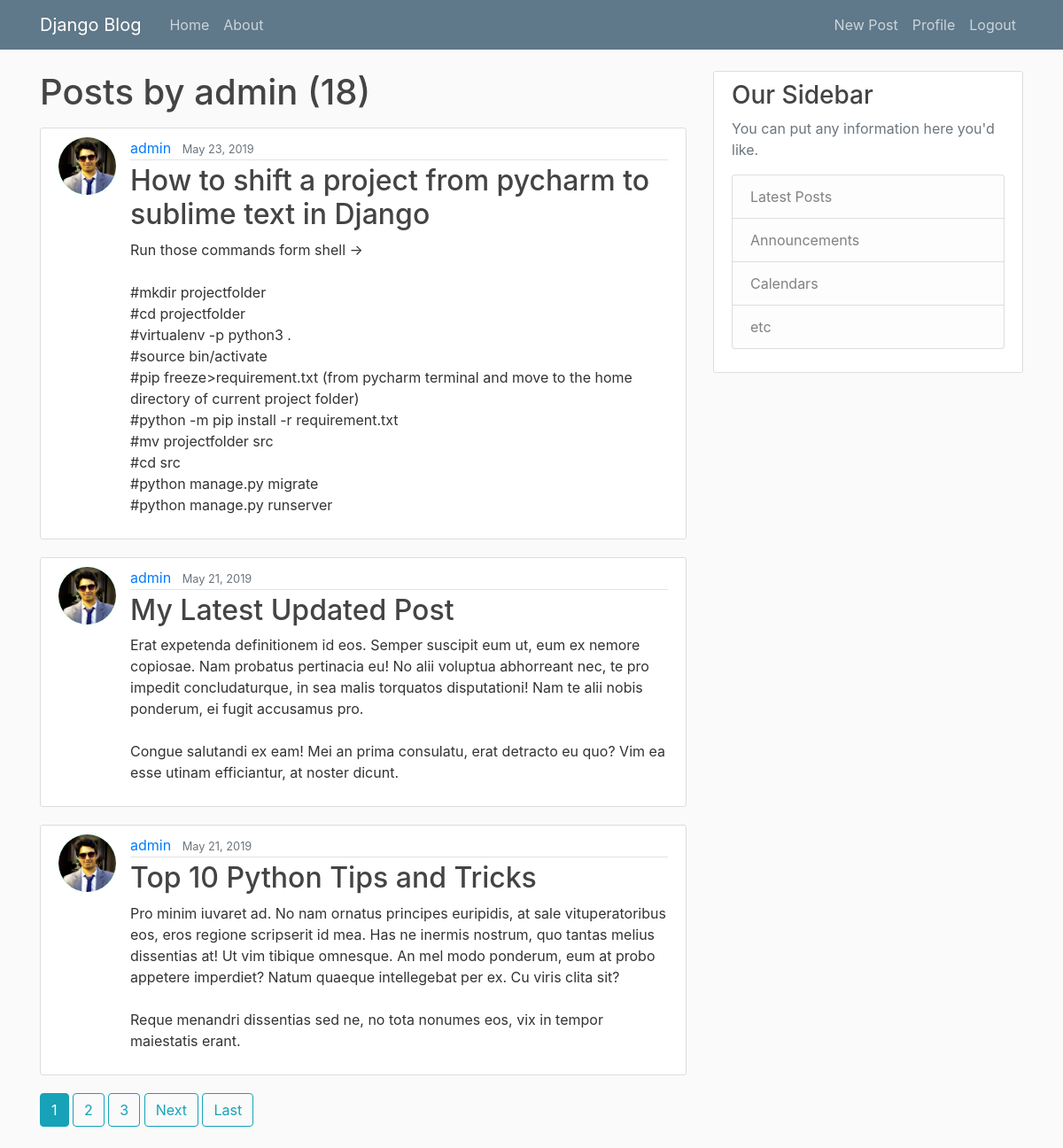
The app's page /user/admin/ (signed in) with its own data.
### blog/models.py (models this page shows, shortened)
class Post(models.Model):
    title= models.CharField(max_length=100)
    content= models.TextField()
    date_posted= models.DateTimeField(default=timezone.now)
    authors= models.ForeignKey(User,on_delete=models.CASCADE)

### users/models.py (models this page shows, shortened)
class Profile(models.Model):
    user=models.OneToOneField(User,on_delete=models.CASCADE)
    image=models.ImageField(default='default.png',upload_to='profile_pics')

### blog/views.py (the view)
# urls.py: path('user/<str:username>/', UserPostListView.as_view(), name='user-posts'),
class UserPostListView(ListView):
    model = Post
    template_name = 'blog/user_posts.html'
    context_object_name = 'posts'
    ordering = '-date_posted'
    paginate_by = 3
    def get_queryset(self):
        user = get_object_or_404(User,username=self.kwargs.get('username'))
        return Post.objects.filter(authors=user).order_by('-date_posted')

### blog/templates/blog/user_posts.html (shortened to what this page needs)
{% extends 'blog/base.html' %}
{% block content %}
    <h1 class="mb-3">Posts by {{ view.kwargs.username }} ({{ page_obj.paginator.count }})</h1>
    {% for post in posts %}
        <article class="media content-section">
            <img class='rounded-circle article-img' src="{{ post.authors.profile.image.url }}" alt="">
            <div class="media-body">
                <div class="article-metadata">
                    <a class="mr-2" href="{% url 'user-posts' post.authors.username %}">{{ post.authors }}</a>
                    <small class="text-muted">{{ post.date_posted|date:"F d, Y" }}</small>
                </div>
                <h2><a class="article-title" href="{% url 'post-detail' post.id %}">{{ post.title }}</a></h2>
                <p class="article-content">{{ post.content }}</p>
            </div>
        </article>
    {% endfor %}
    {% if is_paginated %}
        {% for num in page_obj.paginator.page_range %}
            {% if page_obj.number == num %}
                <a class="btn btn-info mb-4" href="?page={{ num }}">{{ num }}</a>
            {% elif num > page_obj.number|add:'-3' and num < page_obj.number|add:'3' %}
                <a class="btn btn-outline-info mb-4" href="?page={{ num }}">{{ num }}</a>
            {% endif %}
        {% endfor %}
        {% if page_obj.has_next %}
            <a class="btn btn-outline-info mb-4" href="?page={{ page_obj.next_page_number }}">Next</a>
            <a class="btn btn-outline-info mb-4" href="?page={{ page_obj.paginator.num_pages }}">Last</a>
        {% endif %}
    {% endif %}
{% endblock content %}

### blog/static/blog/main.css (style rules this page uses)
body { background: #fafafa; color: #333333; margin-top: 5rem; }
h1, h2, h3, h4, h5, h6 { color: #444444; }
.content-section { background: #ffffff; padding: 10px 20px; border: 1px solid #dddddd; border-radius: 3px; margin-bottom: 20px; }
.article-title { color: #444444; }
.article-content { white-space: pre-line; }
.article-img { height: 65px; width: 65px; margin-right: 16px; }
.article-metadata { padding-bottom: 1px; margin-bottom: 4px; border-bottom: 1px solid #e3e3e3 }

### records on screen
Post: authors.profile.image (picture), authors "admin", date_posted "May 23, 2019", title "How to shift a project from pycharm to sublime text in Django", content "Run those commands form shell -> #mkdir projectfolder #cd projectfolder #virtualenv -p python3 . #source bin/activate #pip freeze>requirement.txt (from pycharm terminal and move to the home directory of current project folder) #python -m pip install -r requirement.txt #mv projectfolder src #cd src #python manage.py migrate #python manage.py runserver"
Post: authors.profile.image (picture), authors "admin", date_posted "May 21, 2019", title "My Latest Updated Post", content "Erat expetenda definitionem id eos. Semper suscipit eum ut, eum ex nemore copiosae. Nam probatus pertinacia eu! No alii voluptua abhorreant nec, te pro impedit concludaturque, in sea malis torquatos disputationi! Nam te alii nobis ponderum, ei fugit accusamus pro. Congue salutandi ex eam! Mei an prima consulatu, erat detracto eu quo? Vim ea esse utinam efficiantur, at noster dicunt."
Post: authors.profile.image (picture), authors "admin", date_posted "May 21, 2019", title "Top 10 Python Tips and Tricks", content "Pro minim iuvaret ad. No nam ornatus principes euripidis, at sale vituperatoribus eos, eros regione scripserit id mea. Has ne inermis nostrum, quo tantas melius dissentias at! Ut vim tibique omnesque. An mel modo ponderum, eum at probo appetere imperdiet? Natum quaeque intellegebat per ex. Cu viris clita sit? Reque menandri dissentias sed ne, no tota nonumes eos, vix in tempor maiestatis erant."

### other values on screen
{{ view.kwargs.username }} "admin"
{{ page_obj.paginator.count }} "18"
{{ num }} "1"
{{ num }} "2" "3"
